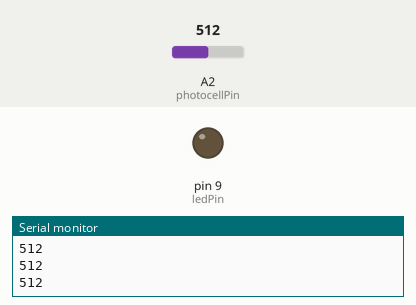
The sketch below on a simulated Arduino Uno, built with avr-gcc and run on an emulated ATmega328P. On the bench: output pins drawn as LEDs (lit = HIGH), the last lines printed to the serial monitor. Inputs (shaded band) come from the test bench; at power-on: A2 (photocellPin) = 512.

Above: at 1.2 s.
1.3 s: A2 (photocellPin) set to 210
2.8 s: A2 (photocellPin) set to 183
At 3.3 s:
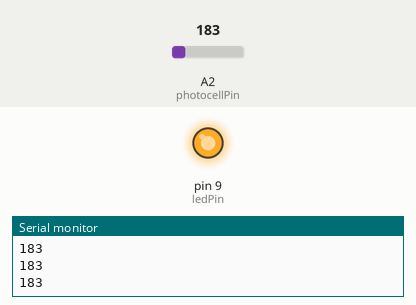
4.3 s: A2 (photocellPin) set to 306
At 4.6 s:
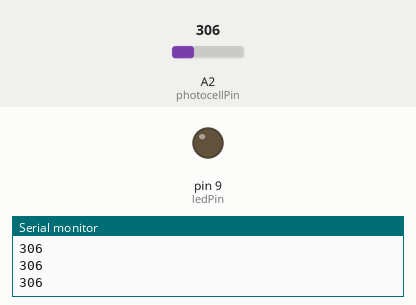
5.8 s: A2 (photocellPin) set to 190
At 7.1 s:
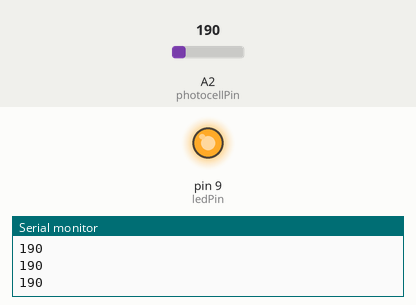
Timing chart, 0 to 8.3 s (numbered marks = the images above; inputs shaded):
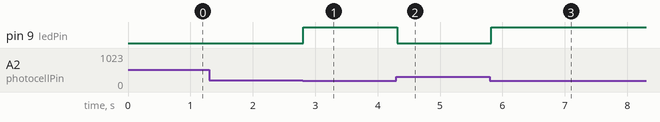

Measured:
- the behaviour switches between 200 and 199 on A2 (photocellPin) (found by bisection; images 0 and 1)
- after the input at 2.8 s, pin 9 (ledPin): LOW → HIGH at once
- after the input at 4.3 s, pin 9 (ledPin): HIGH → LOW at once
- after the input at 5.8 s, pin 9 (ledPin): LOW → HIGH at once

The sketch:

Cds_LED.ino
```cpp
int photocellPin=A2;
int photocellVal=0;
int minLight=200;
int ledPin=9;
int ledState=0;
void setup() {
  // put your setup code here, to run once:
  pinMode(ledPin,OUTPUT);
  Serial.begin(9600);
}

void loop() {
  // put your main code here, to run repeatedly:
  photocellVal=analogRead(photocellPin);
  Serial.println(photocellVal);
  if(photocellVal<minLight && ledState==0){
    digitalWrite(ledPin,1);
    ledState=1;
  }
  if(photocellVal>minLight && ledState==1){
    digitalWrite(ledPin,0);
    ledState=0;
  }
  delay(100);
}
```
